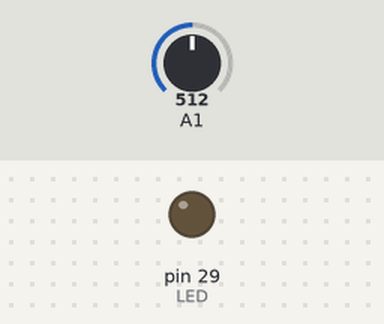
This sketch was run on a simulated Arduino Mega 2560, built with avr-gcc and run on an emulated ATmega2560. Parts: output pins drawn as LEDs (lit = HIGH). Dashed ring = blinking. Inputs (shaded band) come from the test bench; at power-on: A1 = 512.

Above: at 1.8 s.
1.9 s: A1 set to 20
3.4 s: A1 set to 15
At 4.13 s:
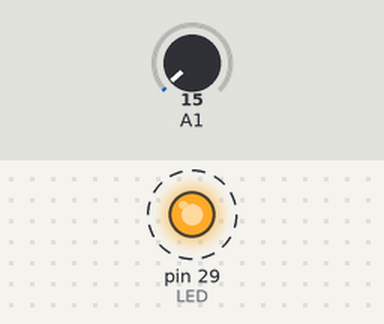
7.5 s: A1 set to 122
At 8.4 s:
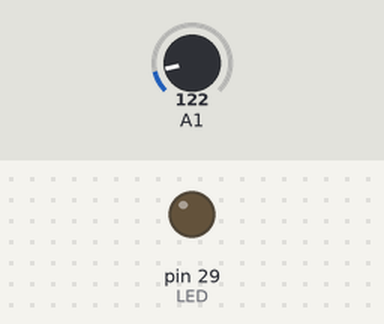
Timing chart, 0 to 10.5 s (numbered marks = the images above; inputs shaded):
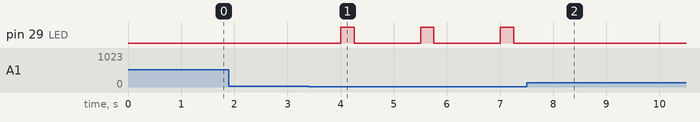

Measured:
- the behaviour switches between 18 and 17 on A1 (found by bisection; images 0 and 1)
- after the input at 1.9 s, every drawn part: stays the same
- after the input at 3.4 s, pin 29 (LED): alternates HIGH for 0.25 s and LOW for 1.3 s, starting after 0.61 s
- after the input at 7.5 s, pin 29 (LED): stops changing and stays LOW

The sketch:

Nano_Battery_Gauge.ino
```cpp
/*
 * NoPartsBatteryGuageAVR.c
 *
 * This is a simplified demonstration of how to detect power supply voltage by using the on chip
 * analog-to-digital converter to measure the voltage of the internal band-gap reference voltage.
 *
 * The code will read the current power supply voltage, and then blink an LED attached to pin 6 (PA7).
 *
 * 1 blink  = 1 volts <= Vcc < 2 volts  (only applicable on low voltage parts like ATTINY84AV)
 * 2 blinks = 2 volts <= Vcc < 3 volts
 * 2 blinks = 2 volts <= Vcc < 3 volts
 * 3 blinks = 3 volts <= Vcc < 4 volts
 * 4 blinks = 4 volts <= Vcc < 5 volts
 * 5 blinks = 5 volts <= Vcc
 *
 * 0 blinks = power supply turned off :)
 *
 * This code was tested on an ATTINY84A with default fuse settings, but should work unchanged on
 * any ATTINYx4 or ATTINYx4A, and should be easily ported to any 8-bit AVR with ADC and internal 1.1 reference voltage.
 *
 * More info at...
 *
 * http://wp.josh.com/2014/11/06/battery-fuel-guage-with-zero-parts-and-zero-pins-on-avr/
 *
 */


//Comments in slash/asterisk form are quoted from the datasheet

/*
The device is shipped with CKSEL = “0010”, SUT = “10”, and CKDIV8 programmed. The default
clock source setting is therefore the Internal Oscillator running at 8.0 MHz with longest start-up
time and an initial system clock prescaling of 8, resulting in 1.0 MHz system clock.
*/

#define F_CPU 1000000

#include <avr/io.h>
#include <util/delay.h>


// Returns the current Vcc voltage as a fixed point number with 1 implied decimal places, i.e.
// 50 = 5 volts, 25 = 2.5 volts,  19 = 1.9 volts
//
// On each reading we: enable the ADC, take the measurement, and then disable the ADC for power savings.
// This takes >1ms becuase the internal reference voltage must stabilize each time the ADC is enabled.
// For faster readings, you could initialize once, and then take multiple fast readings, just make sure to
// disable the ADC before going to sleep so you don't waste power.

uint8_t readVccVoltage(void) {

  // Select ADC inputs
  // bit    76543210
  // REFS = 00       = Vcc used as Vref
  // MUX  =   100001 = Single ended, 1.1V (Internal Ref) as Vin

  ADMUX = 0b00100001;

  /*
  By default, the successive approximation circuitry requires an input clock frequency between 50
  kHz and 200 kHz to get maximum resolution.
  */

  // Enable ADC, set prescaller to /8 which will give a ADC clock of 1mHz/8 = 125kHz

  ADCSRA = _BV(ADEN) | _BV(ADPS1) | _BV(ADPS0);

  /*
    After switching to internal voltage reference the ADC requires a settling time of 1ms before
    measurements are stable. Conversions starting before this may not be reliable. The ADC must
    be enabled during the settling time.
  */

  _delay_ms(1);

  /*
    The first conversion after switching voltage source may be inaccurate, and the user is advised to discard this result.
  */


  ADCSRA |= _BV(ADSC);        // Start a conversion


  while( ADCSRA & _BV( ADSC) ) ;    // Wait for 1st conversion to be ready...
                    //..and ignore the result


  /*
    After the conversion is complete (ADIF is high), the conversion result can be found in the ADC
    Result Registers (ADCL, ADCH).

    When an ADC conversion is complete, the result is found in these two registers.
    When ADCL is read, the ADC Data Register is not updated until ADCH is read.
  */

  // Note we could have used ADLAR left adjust mode and then only needed to read a single byte here

  uint8_t low  = ADCL;
  uint8_t high = ADCH;

  uint16_t adc = (high << 8) | low;   // 0<= result <=1023

  // Compute a fixed point with 1 decimal place (i.e. 5v= 50)
  //
  // Vcc   =  (1.1v * 1024) / ADC
  // Vcc10 = ((1.1v * 1024) / ADC ) * 10        ->convert to 1 decimal fixed point
  // Vcc10 = ((11   * 1024) / ADC )       ->simplify to all 16-bit integer math

  uint8_t vccx10 = (uint8_t) ( (11 * 1024) / adc);

  /*
    Note that the ADC will not automatically be turned off when entering other sleep modes than Idle
    mode and ADC Noise Reduction mode. The user is advised to write zero to ADEN before entering such
    sleep modes to avoid excessive power consumption.
  */

  ADCSRA &= ~_BV( ADEN );     // Disable ADC to save power

  return( vccx10 );

}


int main(void)
{

  // Enable output for LED pin

  DDRA |= _BV(PORTA7);


    while(1)
    {

    // Read the current Vcc voltage as a 2 decimal fixed point value

    uint8_t vccx10 = readVccVoltage();

    // Convert to whole integer value (rounds down)

    uint8_t vcc = vccx10 / 10;

    // Indicate the Vcc voltage by blinking the LED Vcc times...

    for(int i=0;i<vcc;i++) {

      PORTA |= _BV(PORTA7);   // Turn on LED

      _delay_ms(250);

      PORTA &= ~_BV(PORTA7);    // LED off

      _delay_ms(250);

    }

    _delay_ms(1000);      // Pause before next round

  }
}
```
